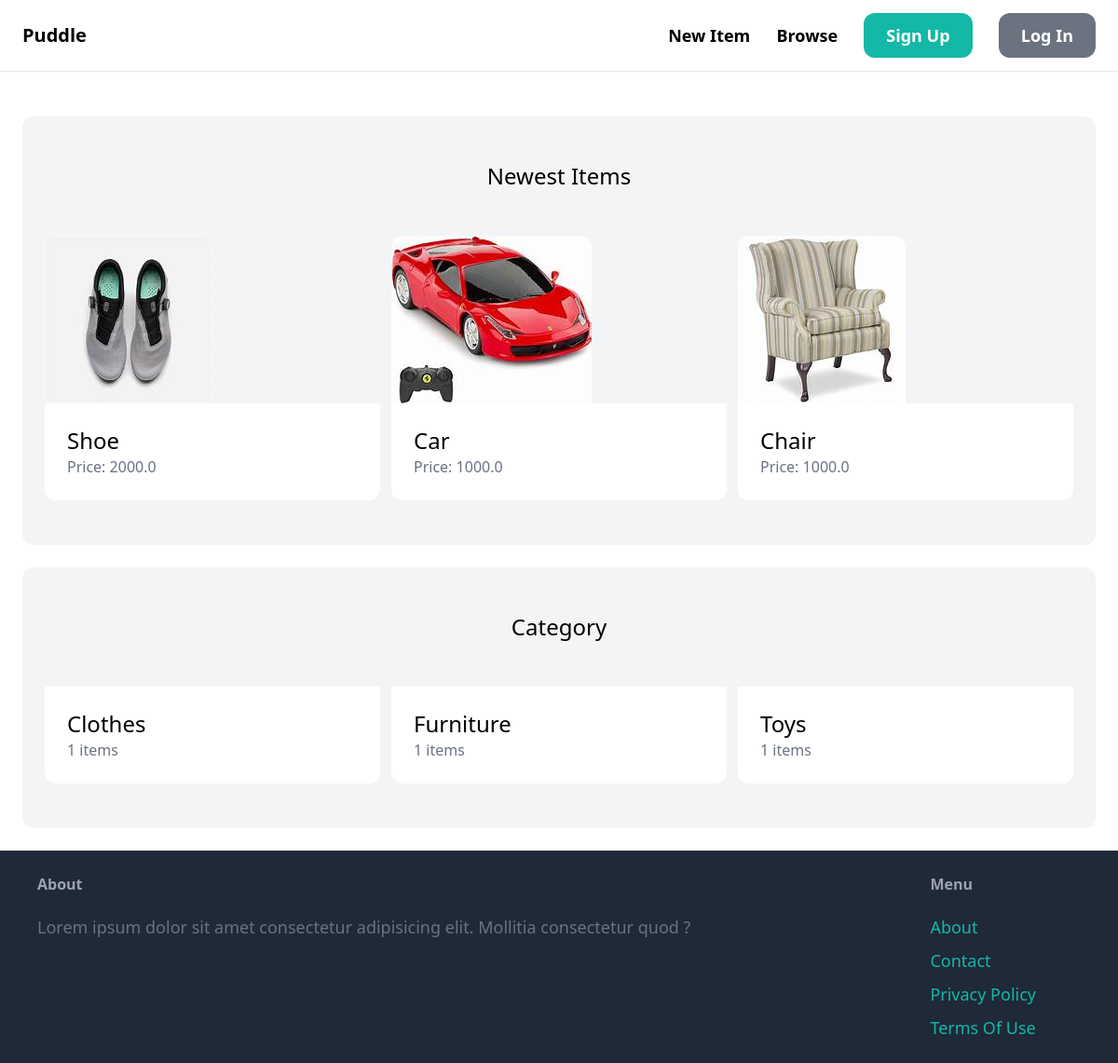
The page / on the database its author committed.
### item/models.py (models this page shows, shortened)
class Item(models.Model):
    category = models.ForeignKey(Category, related_name="items", on_delete=models.CASCADE)
    name = models.CharField(max_length=255)
    description = models.TextField(blank=True,null=True)
    price = models.FloatField()
    image = models.ImageField(upload_to="item_images",blank=True,null=True)
    is_sold = models.BooleanField(default=False)
    created_by = models.ForeignKey(User, related_name="items", on_delete=models.CASCADE)
    created_at = models.DateTimeField(auto_now_add=True)

class Category(models.Model):
    name = models.CharField(max_length=255)
    class Meta:
        ordering = ('name',)
        verbose_name_plural = 'Categories'

### core/views.py (the view)
# urls.py: path('',views.index,name='index'),
def index(request):
    items = Item.objects.filter(is_sold=False)[:6]
    categories = Category.objects.all()
    return render(request,'core/index.html',{
        'categories': categories,
        'items': items,
    })

### core/templates/core/index.html (shortened to what this page needs)
{% extends 'core/base.html' %}
{% block content %}
  <div class="mt-6 px-6 py-12 bg-gray-100 rounded-xl ">
    <h2 class="mb-12 text-2xl text-center">Newest Items</h2>
    <div class="grid grid-cols-3 gap-3">
        {% for item in items %}
            <div>
                <a href="{% url 'item:detail' item.id %}">
                    <div>
                        <img src="{{item.image.url}}" class="rounded-t-xl">
                    </div>
                    <div class="p-6 bg-white rounded-b-xl">
                        <h2 class="text-2xl">{{item.name}}</h2>
                        <p class="text-gray-500">Price: {{item.price}}</p>
                    </div>
                </a>
            </div>
        {%endfor%}
    </div>
  </div>
  <div class="mt-6 px-6 py-12 bg-gray-100 rounded-xl ">
    <h2 class="mb-12 text-2xl text-center">Category</h2>
    <div class="grid grid-cols-3 gap-3">
        {% for category in categories %}
        <div>
            <a href="#">
                <div class="p-6 bg-white rounded-b-xl">
                    <h2 class="text-2xl">{{category.name}}</h2>
                    <p class="text-gray-500">{{category.items.count}} items</p>
                </div>
            </a>
        </div>
        {%endfor%}
    </div>
  </div>
{%endblock%}

### rows shown on the page
Item: image (picture), name "Shoe", price "2000.0"
Item: image (picture), name "Car", price "1000.0"
Item: image (picture), name "Chair", price "1000.0"
Category: name "Clothes", items.count "1"
Category: name "Furniture", items.count "1"
Category: name "Toys", items.count "1"
